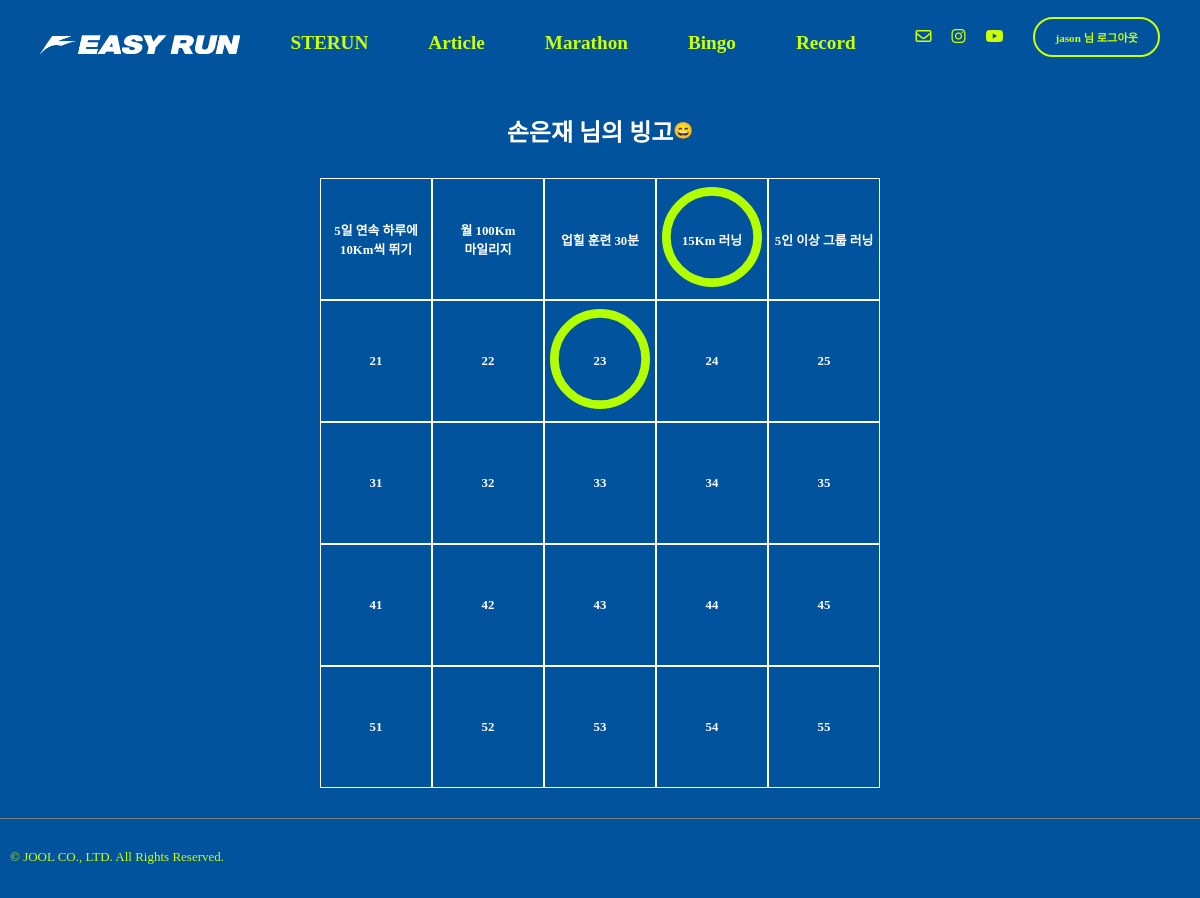
Page /bingo/2 on the committed database.
### bingo/models.py (models this page shows, shortened)
class BingoCheck(models.Model):
    bingo_item = models.ForeignKey(BingoItem, on_delete=models.CASCADE)
    user = models.ForeignKey(settings.AUTH_USER_MODEL, on_delete=models.CASCADE)
    completed = models.BooleanField(default=False)

class BingoItem(models.Model):
    item_id = models.IntegerField(primary_key=True)
    content = models.CharField(max_length=100, blank=False, null=False)
    row = models.IntegerField(null=False, blank=False)
    col = models.IntegerField(null=False, blank=False)

### bingo/views.py (the view)
# urls.py: path("<str:pk>", views.bingo, name="bingo"),
def bingo(request, pk):
    user = get_object_or_404(User, pk=pk)
    login_user = request.user
    if user == login_user:
        user_matched = 1
    else:
        user_matched = None
    print(user_matched)
    bingo_item_1r = BingoCheck.objects.select_related("bingo_item").filter(user=pk).filter(bingo_item__row=1)
    bingo_item_2r = BingoCheck.objects.select_related("bingo_item").filter(user=pk).filter(bingo_item__row=2)
    bingo_item_3r = BingoCheck.objects.select_related("bingo_item").filter(user=pk).filter(bingo_item__row=3)
    bingo_item_4r = BingoCheck.objects.select_related("bingo_item").filter(user=pk).filter(bingo_item__row=4)
    bingo_item_5r = BingoCheck.objects.select_related("bingo_item").filter(user=pk).filter(bingo_item__row=5)
    lenof5l = len(bingo_item_5r)
    return render(request,"bingo.html",{"bingo_item_1r":bingo_item_1r, "bingo_item_2r":bingo_item_2r, "bingo_item_3r":bingo_item_3r, "bingo_item_4r":bingo_item_4r, "bingo_item_5r":bingo_item_5r, "user_id":pk, "len":lenof5l,"user":user, "user_matched":user_matched})

### templates/bingo.html (shortened to what this page needs)
{% extends "base.html" %}
{% load static %}
{% block content %}
  <div class="record-top-space"></div>
  <div class="flex-container container-400">
    <div class="bingo-title">{{ user.last_name }}{{ user.first_name }}
      님의 빙고</div>
    <div>&#x1F604</div>
  </div>
  <div class="bingo-board fade-in-up-short">
    <div class="bingo-row">
      {% for item in bingo_item_1r %}
        <label for="{{ item.bingo_item.item_id }}">
          <div class="bingo-col" id="item{{ item.bingo_item.item_id }}">
            {{ item.bingo_item.content }}
            <div id="bingo-img{{ item.bingo_item.item_id }}" class="bingo-img">
              <img class="bingo-stamp" src="{% static "img/Ellipse-1.svg" %}" alt="main-img" height="auto," width="auto">
            </div>
          </div>
        </label>
      {% endfor %}
    </div>
    <div class="bingo-row">
      {% for item in bingo_item_2r %}
        <label for="{{ item.bingo_item.item_id }}">
          <div class="bingo-col" id="item{{ item.bingo_item.item_id }}">
            {{ item.bingo_item.content }}
            <div id="bingo-img{{ item.bingo_item.item_id }}" class="bingo-img">
              <img class="bingo-stamp" src="{% static "img/Ellipse-1.svg" %}" alt="main-img" height="auto," width="auto">
            </div>
          </div>
        </label>
      {% endfor %}
    </div>
    <div class="bingo-row">
      {% for item in bingo_item_3r %}
        <label for="{{ item.bingo_item.item_id }}">
          <div class="bingo-col" id="item{{ item.bingo_item.item_id }}">
            {{ item.bingo_item.content }}
          </div>
        </label>
      {% endfor %}
    </div>
    <div class="bingo-row">
      {% for item in bingo_item_4r %}
        <label for="{{ item.bingo_item.item_id }}">
          <div class="bingo-col" id="item{{ item.bingo_item.item_id }}">
            {{ item.bingo_item.content }}
          </div>
        </label>
      {% endfor %}
    </div>
    <div class="bingo-row">
      {% for item in bingo_item_5r %}
        <label for="{{ item.bingo_item.item_id }}">
          <div class="bingo-col" id="item{{ item.bingo_item.item_id }}">
            {{ item.bingo_item.content }}
          </div>
        </label>
      {% endfor %}
    </div>
  </div>
{% endblock content %}

### templates/base.html (shortened to what this page needs)
<!DOCTYPE html>
{% load static %}
<html lang="en">
  <head>
    <link href="https://hangeul.pstatic.net/hangeul_static/css/nanum-square-neo.css" rel="stylesheet">
    <link rel="stylesheet" type="text/css" href="{% static 'css/joolmag.css' %}"/>
    <link rel="stylesheet" type="text/css" href="{% static 'css/article.css' %}"/>
  </head>
  <body id="content" class="mainbg">
    <div class="info-container">
      <div class="sterun-logo-m">
        <a href={% url "index" %}>
          <img src="{% static "img/easyrun-logo2.png" %}" alt="logo-top" height="auto" width="auto">
      </div>
      <div class="j-nav-items fade-in-up-short1">
        <div class="j-nav-item">
          <a href="{% url 'index' %}">STERUN</a>
        </div>
        <div class="j-nav-item">
          <a href="{% url 'article:article' %}">Article</a>
        </div>
        <div class="j-nav-item">
          {% if user.is_authenticated %}
            <a href="{% url 'marathon:marathon_list' %}">Marathon</a>
          {% else %}
            <a href="{% url 'users:login' %}">Marathon</a>
          {% endif %}
        </div>
        <div class="j-nav-item">
          {% if user.is_authenticated %}
            <a href="{% url 'bingo:bingo' user.pk %}">Bingo</a>
          {% else %}
            <a href="{% url 'users:login' %}">Bingo</a>
          {% endif %}
        </div>
        <div class="j-nav-item">
          {% if user.is_authenticated %}
            <a href="{% url 'runres:recordview' user.pk %}">Record</a>
          {% else %}
            <a href="{% url 'users:login' %}">Record</a>
          {% endif %}
        </div>
      </div>
      <div class="login-sns-box">
        <div class="info-icons">
          <div class="info-icon">
            <i class="fa-regular fa-envelope"></i>
          </div>
          <div class="info-icon">
            <a href="https://www.instagram.com/hyunwoo_05/" target="_blank">
              <i class="fa-brands fa-instagram"></i>
            </a>
          </div>
          <div class="info-icon">
            <i class="fa-brands fa-youtube"></i>
          </div>
        </div>
        <div class="login-box">
          {% if user.is_authenticated %}
            <a href="{% url 'users:logout' %}">
              <div class="login-btn">{{ user.username }}
                님 로그아웃</div>
            </a>
          {% endif %}
        </div>
      </div>
    </div>
    {% block content %}{% endblock content %}
    <footer>
      <div class="rights">
        <p>© JOOL CO., LTD. All Rights Reserved.</p>
      </div>
    </footer>
  </body>
</html>

### static/css/joolmag.css (style rules this page uses)
:root { --j-pink: #eea47f; --blue: #1e90ff; --white: #ffffff; --black: black; --jblue: #00539c; --jlightgreen: #cdff06; }
* { font-family: "NanumSquareNeo"; }
a { text-decoration-line: none; color: var(--text-color); }
html { overflow-y: scroll; }
img { object-fit: cover; }
.flex-container { display: flex; justify-content: center; align-items: center; }
.container-400 { width: 400px; margin:auto; }
.mainbg { background-color: var(--jblue); margin: 0; padding: 0; overflow-y: auto; overflow-x: auto; }
footer { padding: 10px 0 10px 10px; margin: 10px 0 10px 0; border-top: grey solid 1px; }
.login-sns-box { display: flex; flex-direction: row; }
.sterun-logo-m { text-align: center; padding: 20px 0 0 20px; }
.sterun-logo-m > a > img { width: 200px; }
.info-container { display: flex; align-items: center; justify-content: space-between; margin: 10px 40px 0 20px; }
.info-icons { display: flex; align-items: center; }
.info-icon { color: var(--jlightgreen); margin: 0 10px 0 10px; }
.j-nav-items { display: flex; color: var(--jlightgreen); margin: 20px 0 20px 0; }
.j-nav-item { font-size: 1.3rem; text-align: center; padding: 0 30px 0 30px; }
.j-nav-item a { font-weight: 600; font-family: LeeSeoyun; }
.j-nav-item a:after { display: block; content: ""; border-bottom: solid 1px var(--jlightgreen); transform: scaleX(0); transition: transform 250ms ease-in-out; margin-top: -12px; }
.rights { margin: 20px 0 0 0; color: var(--jlightgreen); font-size: 13px; }
.login-box { display: flex; flex-direction: row; }
.login-btn { font-size: 0.7rem; color: var(--jlightgreen); font-weight: 700; border: var(--jlightgreen) solid 2px; border-radius: 50px; padding: 10px 20px 10px 20px; margin-left: 20px; }
.record-top-space { height: 50px; }
.bingo-title { color: var(--white); font-family: leeseoyun; font-size: 1.5rem; font-weight: 700; text-align: center; }
.bingo-board { display: flex; flex-direction: column; margin: 30px 0 30px 0; }
.bingo-row { display: flex; margin: auto; }
.bingo-col { display: flex; font-size: 0.8rem; width: 100px; height: 100px; padding: 10px 5px 10px 5px; justify-content: center; align-items: center; border: solid var(--white) 1px; color: var(--white); font-weight: 700; word-break: keep-all; text-align: center; }
.bingo-img { display: block; position: absolute; z-index: -1; }
.bingo-stamp { width: 100px; height: 100px; }
.fade-in-up-short { opacity: 0; transform: translateY(15px); animation: fadeInUp 0.8s ease-out forwards; animation-delay: 0.3s; }
.fade-in-up-short1 { opacity: 0; transform: translateY(5px); animation: fadeInUp 0.8s ease-out forwards; animation-delay: 0.3s; }

### static/css/article.css (style rules this page uses)
:root { --j-pink: #EEA47F; --blue: #1e90ff; --white: #ffffff; --black: black; --jblue: #00539C; --jlightgreen: #CDFF06; }
html { overflow-y: scroll; }
.j-nav-items > div > a { font-family: LeeSeoyun; font-size: 1.2rem; font-weight: 700; }
.rights { margin: 20px 0 0 0; color: var(--jlightgreen); font-size: 13px; }

### rows in the picture
BingoCheck: bingo_item.content "5일 연속 하루에 10Km씩 뛰기"
BingoCheck: bingo_item.content "월 100Km 마일리지"
BingoCheck: bingo_item.content "업힐 훈련 30분"
BingoCheck: bingo_item.content "15Km 러닝"
BingoCheck: bingo_item.content "5인 이상 그룹 러닝"
BingoCheck: bingo_item.content "21"
BingoCheck: bingo_item.content "22"
BingoCheck: bingo_item.content "23"
BingoCheck: bingo_item.content "24"
BingoCheck: bingo_item.content "25"
BingoCheck: bingo_item.content "31"
BingoCheck: bingo_item.content "32"
BingoCheck: bingo_item.content "33"
BingoCheck: bingo_item.content "34"
BingoCheck: bingo_item.content "35"
BingoCheck: bingo_item.content "41"
BingoCheck: bingo_item.content "42"
BingoCheck: bingo_item.content "43"
BingoCheck: bingo_item.content "44"
BingoCheck: bingo_item.content "45"
BingoCheck: bingo_item.content "51"
BingoCheck: bingo_item.content "52"
BingoCheck: bingo_item.content "53"
BingoCheck: bingo_item.content "54"
BingoCheck: bingo_item.content "55"

### other values in the picture
{{ user.username }} "jason"
{{ user.last_name }} "손"
{{ user.first_name }} "은재"
